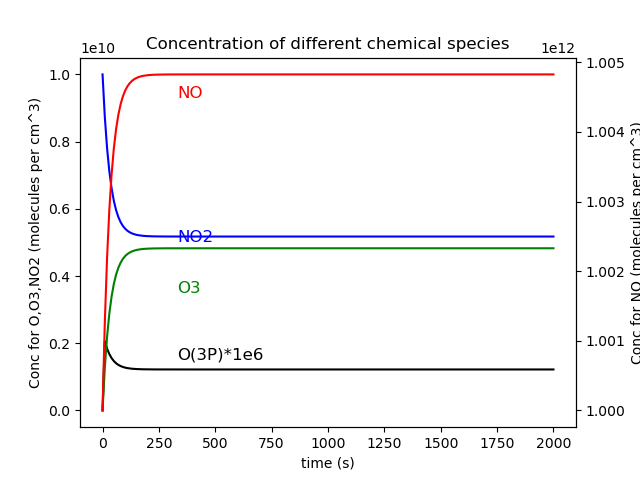

Source code (Python):
#################################################
### Lecture 10 Exercise 1
### Name: Wu Hei Tung
### SID: 1155109536
#################################################
## Importing
#################################################
# import useful package
import numpy as np
import matplotlib.pyplot as plt
import math

#################################################
## Setting
#################################################
# set initial concentration
con_O30 = 0
con_O0 = 0
con_NO0 = 10**12
con_NO20 = 10**10

# set variables
h = 10          # Time step (s)
T = 298         # Temperature (K)
Np = 200        # Consecutive iterations

# set coefficients
k1 = (1.4e3)*math.exp(1175/T)
k2 = (1.8e-12)*math.exp(-1370/T)
J = 1.7e-2

# set list to store data
con_O3 = [con_O30]
con_NO2 = [con_NO20]
con_NO = [con_NO0]
con_O = [con_O0]

#################################################
## Solve chemical ODEs using MIE algorithm
#################################################
# Functions
# 1) Backward Euler Concentration
def Back_Euler(m_con, P_B_m, V_B_m, h):
    """ Backward Euler Concentration
    Arguments:
    m_con - Concentration of the target species at iteration m (N[i,B,m])
    P_B_m - Production rate of the target species (BE)
    V_B_m - Loss rate/m1_con of the target species (BE)
    h - timestep
    Returns:
    m1_con - Concentration of the target species at iteration m+1 (N[i,B,m+1])
    """

    m1_con = (m_con + h*P_B_m)/(1+h*V_B_m)

    return m1_con

# 2) Foreward Euler Concentration
def Fore_Euler(m_con, P_B_m, L_B_m, h):
    """ Backward Euler Concentration
    Arguments:
    m_con - Concentration of the target species at iteration m (N[i,F,m])
    P_B_m - Production rate of the target species (BE)
    L_B_m - Loss rate of the target species (BE)
    h - timestep
    Returns:
    m1_con - Concentration of the target species at iteration m+1 (N[i,B,m+1])
    """

    m1_con = m_con + h*(P_B_m - L_B_m)

    return m1_con

# looping to find equilibrium state
# set n = 0
n=0
# set first iteration
# for Backward Euler
con_O_B_m = con_O0
con_NO2_B_m = con_NO20
con_NO_B_m = con_NO0
con_O3_B_m = con_O30
# for Foreward Euler
con_O_F_m = con_O0
con_NO2_F_m = con_NO20
con_NO_F_m = con_NO0
con_O3_F_m = con_O30

while n <= Np:
    # calculate production rate for Backward Euler
    P_O3_B_m = k1*con_O_B_m
    P_NO2_B_m = k2*con_NO_B_m*con_O3_B_m
    P_NO_B_m = J*con_NO2_B_m
    P_O_B_m = J*con_NO2_B_m

    # calculate loss rate/ m_con for Backward Euler
    V_O3_B_m = k2*con_NO_B_m
    V_NO2_B_m = J
    V_NO_B_m = k2*con_O3_B_m
    V_O_B_m = k1

    # calculate Backward Euler
    con_O3_B_m1 = Back_Euler(con_O3_B_m, P_O3_B_m, V_O3_B_m, h)
    con_NO2_B_m1 = Back_Euler(con_NO2_B_m, P_NO2_B_m, V_NO2_B_m, h)
    con_NO_B_m1 = Back_Euler(con_NO_B_m, P_NO_B_m, V_NO_B_m, h)
    con_O_B_m1 = Back_Euler(con_O_B_m, P_O_B_m, V_O_B_m, h)

    # calculate loss rate
    L_O3_B_m = V_O3_B_m*con_O3_B_m1
    L_NO2_B_m = V_NO2_B_m*con_NO2_B_m1
    L_NO_B_m = V_NO_B_m*con_NO_B_m1
    L_O_B_m = V_O_B_m*con_O_B_m1

    # calculate Forward Euler
    con_O3_F_m1 = Fore_Euler(con_O3_F_m, P_O3_B_m, L_O3_B_m, h)
    con_NO2_F_m1 = Fore_Euler(con_NO2_F_m, P_NO2_B_m, L_NO2_B_m, h)
    con_NO_F_m1 = Fore_Euler(con_NO_F_m, P_NO_B_m, L_NO_B_m, h)
    con_O_F_m1 = Fore_Euler(con_O_F_m, P_O_B_m, L_O_B_m, h)

    # store the value
    con_O3.append(con_O3_F_m1)
    con_NO2.append(con_NO2_F_m1)
    con_NO.append(con_NO_F_m1)
    con_O.append(con_O_F_m1)

    # test converging
    if (con_O3_F_m1 < 0) | (con_NO2_F_m1 < 0) | (con_NO_F_m1 < 0) | (con_O_F_m1 < 0):
        n = 0
    else:
        n = n+1

    # renew the initial concentration
    # for Backward Euler
    con_O_B_m = con_O_F_m1
    con_NO2_B_m = con_NO2_F_m1
    con_NO_B_m = con_NO_F_m1
    con_O3_B_m = con_O3_F_m1
    # for Foreward Euler
    con_O_F_m = con_O_F_m1
    con_NO2_F_m = con_NO2_F_m1
    con_NO_F_m = con_NO_F_m1
    con_O3_F_m = con_O3_F_m1


#################################################
### Plot the result
#################################################
fig = plt.figure()
ax1 = fig.add_subplot(1,1,1)
ax2 = ax1.twinx()

# plot figure
plt_O = ax1.plot(h*np.arange(0, len(con_O)), np.array(con_O)*1e6, color = 'black', label = 'O(3P)*1e6')
plt_O3 = ax1.plot(h*np.arange(0, len(con_O3)), con_O3, color = 'green', label = 'O3')
plt_NO2 = ax1.plot(h*np.arange(0, len(con_NO2)), con_NO2, color = 'blue', label = 'NO2')
plt_NO = ax2.plot(h*np.arange(0, len(con_NO)), con_NO, color = 'red', label = 'NO')

ax1.set_xlabel('time (s)')
ax1.set_ylabel('Conc for O,O3,NO2 (molecules per cm^3)')
ax2.set_ylabel('Conc for NO (molecules per cm^3)')
ax1.set_title('Concentration of different chemical species')

ax1.text(330, 0.15e10, 'O(3P)*1e6', color = 'black', fontsize=12)
ax1.text(330, 0.35e10, 'O3', color = 'green', fontsize=12)
ax1.text(330, 0.5e10, 'NO2', color = 'blue', fontsize=12)
ax1.text(330, 0.93e10, 'NO', color = 'red', fontsize=12)
print(con_NO)
fig.savefig('L10_ex.png')